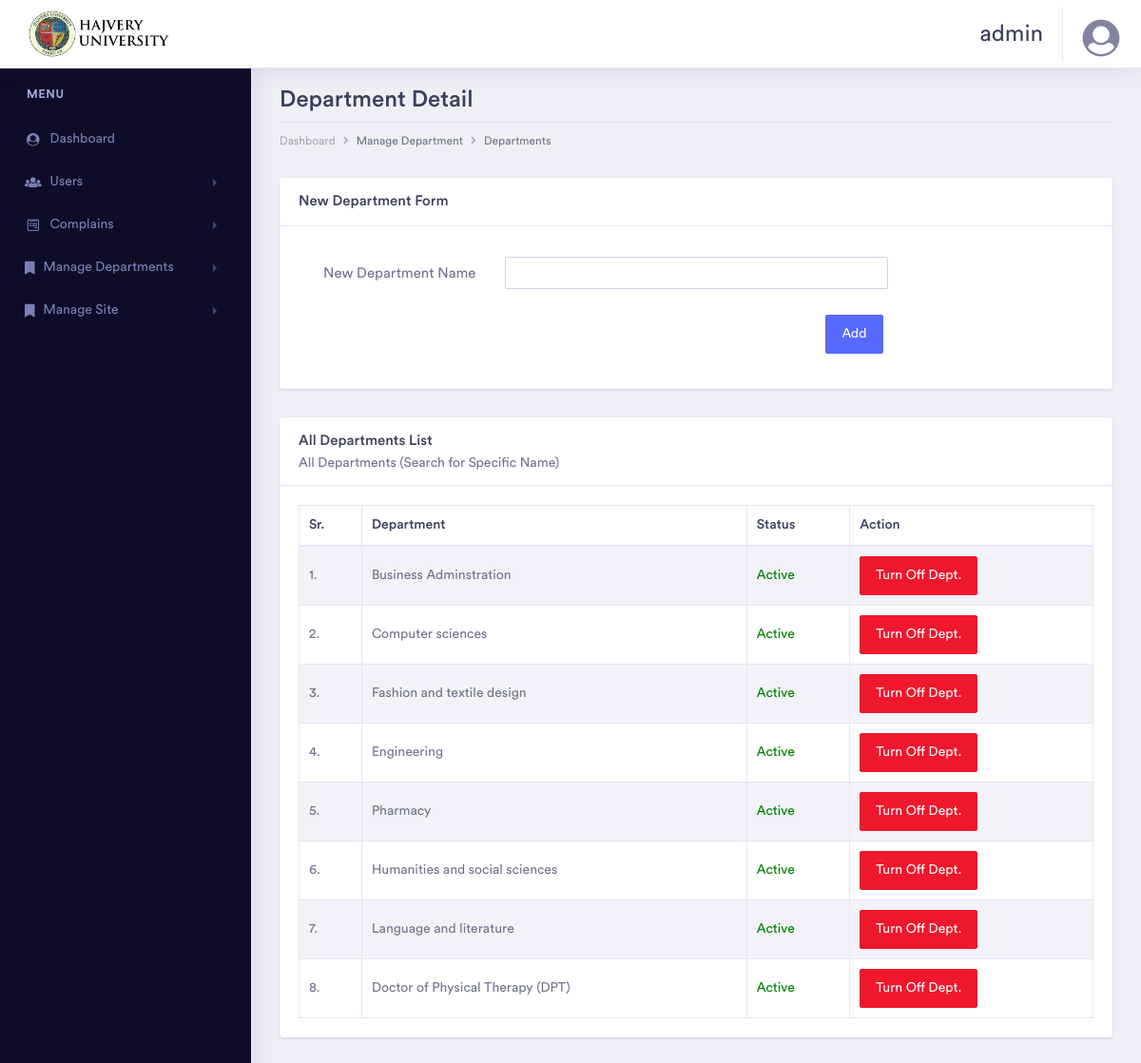
Page /admin/department_detail.php (signed in) on the committed database.
### tables this page shows
CREATE TABLE `persons` (
  `person_id` int(11) NOT NULL,
  `person_name` varchar(50) NOT NULL,
  `last_name` varchar(50) NOT NULL,
  `father_name` varchar(50) NOT NULL,
  `person_email` varchar(80) NOT NULL,
  `address` varchar(150) NOT NULL,
  `gender` varchar(1) NOT NULL,
  `phone` varchar(15) NOT NULL
);

CREATE TABLE `departments` (
  `department_id` smallint(3) NOT NULL,
  `department` varchar(50) NOT NULL,
  `dept_status` tinyint(1) NOT NULL DEFAULT 1
);

### admin/department_detail.php (the view, shortened to what this page needs)
<?php
include('connection/connection.php');
if ($_SESSION['USERTYPE'] == 2 || $_SESSION['USERTYPE'] == 3) {
    ?>
<!doctype html>
<html lang="en">
<head>
    <link rel="stylesheet" href="assets/vendor/bootstrap/css/bootstrap.min.css">
    <link href="assets/vendor/fonts/circular-std/style.css" rel="stylesheet">
    <link rel="stylesheet" href="assets/libs/css/style.css">
    <link rel="stylesheet" href="assets/vendor/fonts/fontawesome/css/fontawesome-all.css">
    <link rel="stylesheet" href="../css/toastr.min.css">
</head>
<body>
    <div class="dashboard-main-wrapper">
        <?php
                include 'components/head.php';
                include 'components/leftsidebar.php';
                ?>
        <div class="dashboard-wrapper">
            <div class="container-fluid  dashboard-content">
                <div class="row">
                    <div class="col-xl-12 col-lg-12 col-md-12 col-sm-12 col-12">
                        <div class="page-header">
                            <h2 class="pageheader-title">Department Detail</h2>
                            <div class="page-breadcrumb">
                                <nav aria-label="breadcrumb">
                                    <ol class="breadcrumb">
                                        <li class="breadcrumb-item"><a href="dashboard.php"
                                                class="breadcrumb-link">Dashboard</a></li>
                                        <li class="breadcrumb-item"><a class="breadcrumb-link">Manage Department</a>
                                        </li>
                                        <li class="breadcrumb-item active" aria-current="page">Departments</li>
                                    </ol>
                                </nav>
                            </div>
                        </div>
                    </div>
                </div>
                <div class="row">
                    <div class="col-xl-12 col-lg-12 col-md-12 col-sm-12 col-12">
                        <div class="card">
                            <h5 class="card-header">New Department Form</h5>
                            <div class="card-body">
                                <form id="validationform" method="post">
                                    <div class="form-group row">
                                        <label class="col-12 col-sm-3 col-form-label text-sm-right">New Department
                                            Name</label>
                                        <div class="col-12 col-sm-8 col-lg-6">
                                            <input type="text" class="form-control" required="" name="dept" id="dept">
                                        </div>
                                    </div>
                                    <div class="form-group row text-right">
                                        <div class="col col-sm-10 col-lg-9 offset-sm-1 offset-lg-0">
                                            <button type="submit" name="sub_btn"
                                                class="btn btn-space btn-primary">Add</button>
                                        </div>
                                    </div>
                                </form>
                            </div>
                        </div>
                    </div>
                </div>
                <div class="row">
                    <div class="col-xl-12 col-lg-12 col-md-12 col-sm-12 col-12">
                        <div class="card">
                            <div class="card-header">
                                <h5 class="mb-0">All Departments List</h5>
                                <p>All Departments (Search for Specific Name)</p>
                            </div>
                            <div class="card-body">
                                <div class="table-responsive">
                                    <table id="example" class="table table-striped table-bordered second"
                                        style="width:100%">
                                        <thead>
                                            <tr>
                                                <th>Sr.</th>
                                                <th>Department</th>
                                                <th>Status</th>
                                                <th>Action</th>
                                            </tr>
                                        </thead>
                                        <tbody>
                                            <?php
                                                    $query = 'SELECT * FROM `departments` ';
                                                    $result = mysqli_query($con, $query);
                                                    if (mysqli_num_rows($result) > 0) {
                                                        $sr = 1;
                                                        while ($row = mysqli_fetch_array($result)) {
                                                            ?>
                                            <tr>
                                                <td><?= $sr . "." ?></td>
                                                <td><?= $row['department'] ?></td>
                                                <td>
                                                    <?php
                                                                    if ($row['dept_status'] == 1) {
                                                                        echo '<span style="color: green">Active</span>';
                                                                    } else {
                                                                        echo '<span style="color: red">Dead</span>';
                                                                    }
                                                                    ?>
                                                </td>
                                                <td>
                                                    <?php
                                                                    if ($row['dept_status'] == 1) {
                                                                        echo '<input type="button" value="Turn Off Dept." onclick="return turn_off(' . $row['department_id'] . ')" class="btn btn-danger"/>';
                                                                    } else {
                                                                        echo '<input type="button" value="Turn On Dept." onclick="return turn_on(' . $row['department_id'] . ')" class="btn btn-info"/>';
                                                                    }
                                                                    ?>
                                                </td>
                                            </tr>
                                            <?php
                                                            $sr++;
                                                        }
                                                }
                                                ?>
                                        </tbody>
                                    </table>
                                </div>
                            </div>
                        </div>
                    </div>
                </div>
            </div>
        </div>
    </div>
</body>
</html>
<?php
}
?>

### admin/components/head.php (shortened to what this page needs)
<?php
$query = "SELECT * FROM `persons` where `person_id`=" . $_SESSION['USERID'];
$img = "SELECT * FROM `accounts_img` where `person_id`=" . $_SESSION['USERID'];
$imgResult = mysqli_query($con, $img);
$imgRow = mysqli_fetch_array($imgResult);
$result = mysqli_query($con, $query);
while ($row = mysqli_fetch_array($result)) {
?>
<div class="dashboard-header">
    <nav class="navbar navbar-expand-lg bg-white fixed-top" style="padding: 0 10px;">
        <a class="navbar-brand user-img" href="dashboard.php"><img src="assets/images/Hajvery University admin-logo.png"
                style="width:100%" /></a>
        <div class="collapse navbar-collapse " id="navbarSupportedContent">
            <ul class="navbar-nav ml-auto navbar-right-top">
                <li class="nav-item user-name">
                    <span><?=$row['person_name']?></span>
                </li>
                <li class="nav-item dropdown nav-user">
                    <a class="nav-link nav-user-img" href="#" id="navbarDropdownMenuLink2" data-toggle="dropdown"
                        aria-haspopup="true" aria-expanded="false" style="display: flex;">
                        <?php
                            if ($imgRow['pict']==NULL) {
                        ?>
                        <i class="user-avatar-md rounded-circle fas fa-user-circle" style="font-size: 40px;"></i>
                        <?php
                            } else {
                        ?>
                        <img src="<?= $imgRow['pict'] ?>" alt="User Image" class="user-avatar-md rounded-circle"
                            style="width: 40px; height: 40px; object-fit: cover;">
                        <?php
                            }
                        ?>
                    </a>
                            <?php
                            }
                            ?>
                </li>
            </ul>
        </div>
    </nav>
</div>

### admin/components/leftsidebar.php (shortened to what this page needs)
<?php
if ($_SESSION['USERTYPE'] == 2) {
    ?>
    <div class="nav-left-sidebar sidebar-dark">
        <div class="menu-list">
            <nav class="navbar navbar-expand-lg navbar-light">
                <div class="collapse navbar-collapse" id="navbarNav">
                    <ul class="navbar-nav flex-column">
                        <li class="nav-divider">
                            Menu
                        </li>
                        <li class="nav-item ">
                            <a class="nav-link " href="dashboard.php" ><i class="fa fa-fw fa-user-circle"></i>Dashboard <span class="badge badge-success">6</span></a>
                        </li>
                        <li class="nav-item">
                            <a class="nav-link" href="#" data-toggle="collapse" aria-expanded="false" data-target="#submenu-2" aria-controls="submenu-2"><i class="fa fa-fw fa-users"></i>Users</a>
                        </li>
                        <li class="nav-item">
                            <a class="nav-link" href="#" data-toggle="collapse" aria-expanded="false" data-target="#submenu-3" aria-controls="submenu-3"><i class="fab fa-fw fa-wpforms"></i> Complains</a>
                        </li>
                        <li class="nav-item">
                            <a class="nav-link" href="#" data-toggle="collapse" aria-expanded="false" data-target="#submenu-4" aria-controls="submenu-"><i class="fas fa-bookmark"></i> Manage Departments</a>
                        </li>
                        <li class="nav-item">
                            <a class="nav-link" href="#" data-toggle="collapse" aria-expanded="false" data-target="#submenu-5" aria-controls="submenu-"><i class="fas fa-bookmark"></i> Manage Site</a>
                        </li>
                    </ul>
                </div>
            </nav>
        </div>
    </div>
    <?php
}
?>

### admin/components/custom-header.php (style rules this page uses)
.user-img { width: 190px; }

### rows in the picture
persons: person_name "admin"
departments: department "Business Adminstration", dept_status "Active"
departments: department "Computer sciences", dept_status "Active"
departments: department "Fashion and textile design", dept_status "Active"
departments: department "Engineering", dept_status "Active"
departments: department "Pharmacy", dept_status "Active"
departments: department "Humanities and social sciences", dept_status "Active"
departments: department "Language and literature", dept_status "Active"
departments: department "Doctor of Physical Therapy (DPT)", dept_status "Active"
